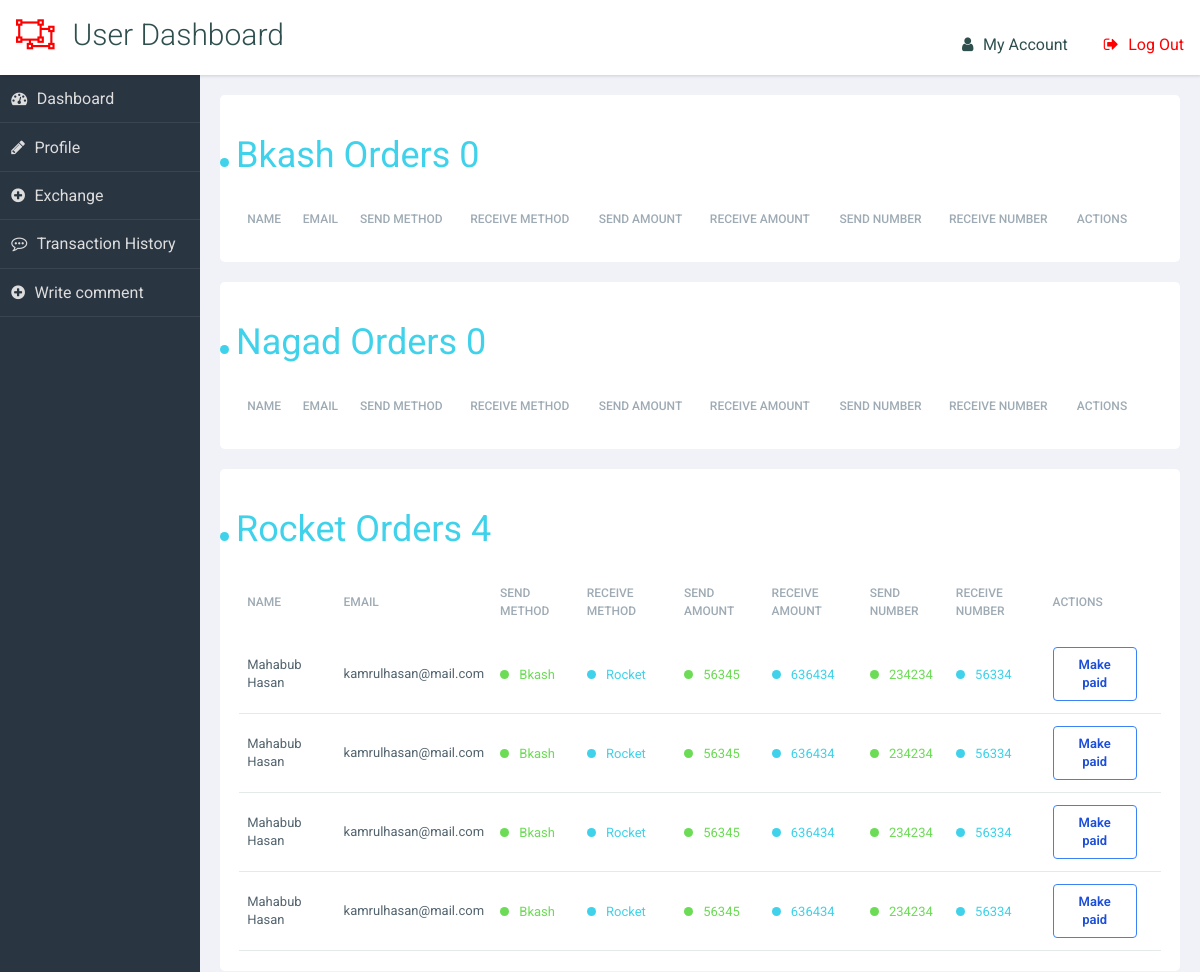
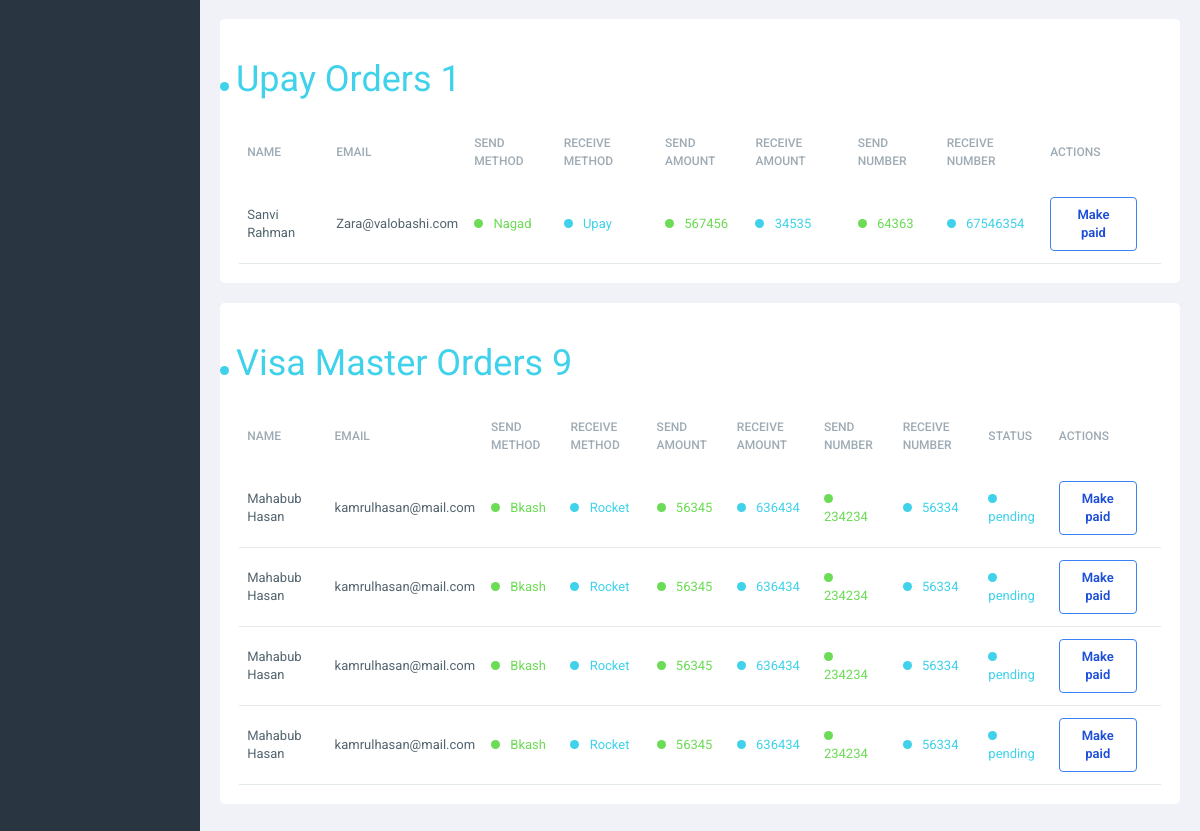
/manage-order/, run on an earlier commit of the app's database (2 pictures, top to bottom).
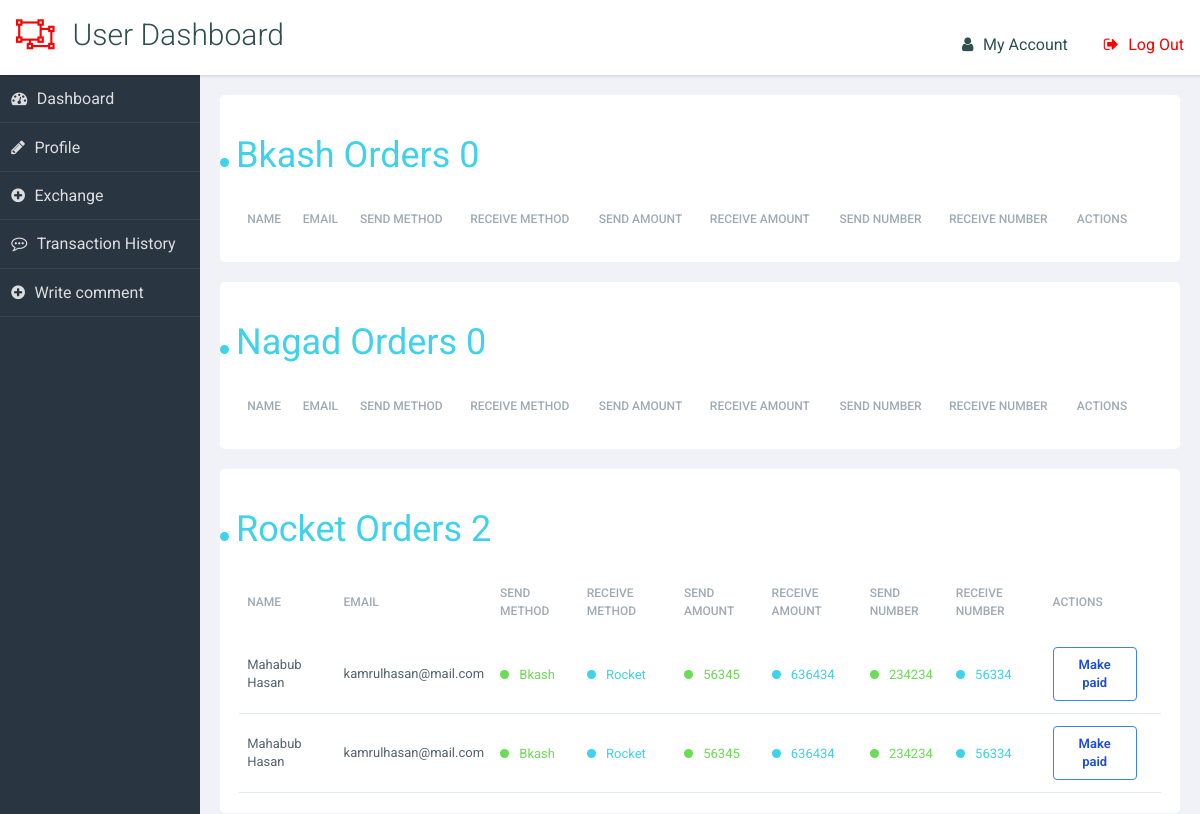
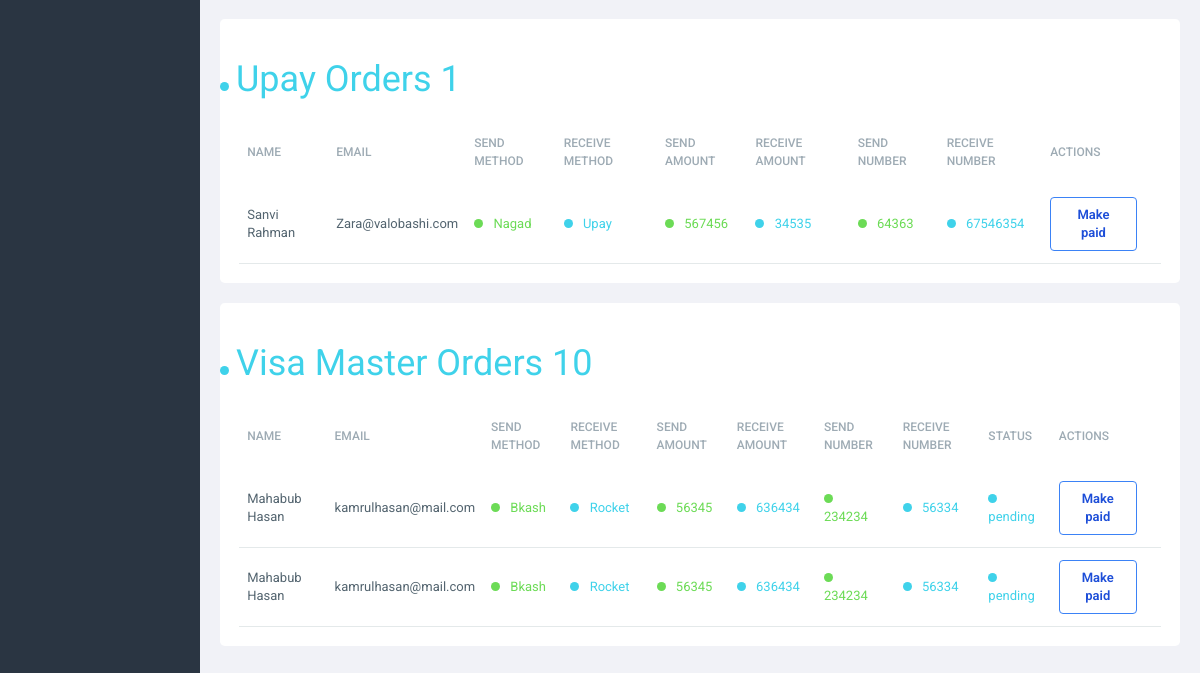
And on a later commit of the database (2 pictures, top to bottom).
### api/models.py (models this page shows, shortened)
class Order(models.Model):
    name = models.CharField(max_length=100)
    email = models.EmailField(max_length=200)
    send_method = models.CharField(max_length=100, choices=payment_method)
    receive_method = models.CharField(max_length=100, choices=payment_method)
    send_amount = models.PositiveIntegerField()
    receive_amount = models.PositiveIntegerField()
    send_number = models.BigIntegerField()
    receive_number = models.BigIntegerField()
    contact_number = models.IntegerField()
    status = models.CharField(max_length=10, default='pending')

### exchange/views.py (the view)
# urls.py: path('manage-order/', views.Manage_Order,
def Manage_Order(request):
    bkash = Order.objects.filter(receive_method='Bkash', status='pending')
    nagad = Order.objects.filter(receive_method='Nagad', status='pending')
    rocket = Order.objects.filter(receive_method='Rocket', status='pending')
    upay = Order.objects.filter(receive_method='Upay', status='pending')
    vm = Order.objects.filter(
        receive_method='Visa/Master card', status='pending')
    return render(request, 'exchange/manageorder.html', {'bkash': bkash, 'nagad': nagad,
                                                         'rocket': rocket, 'upay': upay, 'vm': vm, })

### exchange/templates/exchange/manageorder.html (shortened to what the changed rows need)
{% extends 'exchange/base.html' %}{% load static %} {% block css %}
<link rel="stylesheet" href="{% static 'css/manage.css' %}" />
{% endblock css %} {% block title %}Manage users{% endblock title %}
{% block content %} {% include 'exchange/dashboardnav.html' %}
<main role="main">
  <section class="panel important flex justify-between">
    <div class="container">
      <div class="row row--top-40">
        <div class="col-md-12">
          <h2 class="row__title text-4xl" data-column="Progress">
            <p class="status--blue status">Bkash Orders {{bkash.count}}</p>
          </h2>
        </div>
      </div>
      <div class="row row--top-20">
        <div class="col-md-12">
          <div class="table-container">
            <table class="table">
              <thead class="table__thead">
                <tr>
                  <th class="table__th">Name</th>
                  <th class="table__th">Email</th>
                  <th class="table__th">Send method</th>
                  <th class="table__th">Receive method</th>
                  <th class="table__th">Send amount</th>
                  <th class="table__th">Receive amount</th>
                  <th class="table__th">Send number</th>
                  <th class="table__th">Receive number</th>
                  <th class="table__th">Actions</th>
                  <th class="table__th"></th>
                </tr>
              </thead>
            </table>
          </div>
        </div>
      </div>
    </div>
  </section>
  <section class="panel important flex justify-between">
    <div class="container">
      <div class="row row--top-40">
        <div class="col-md-12">
          <h2 class="row__title text-4xl" data-column="Progress">
            <p class="status--blue status">Nagad Orders {{nagad.count}} </p>
          </h2>
        </div>
      </div>
      <div class="row row--top-20">
        <div class="col-md-12">
          <div class="table-container">
            <table class="table">
              <thead class="table__thead">
                <tr>
                  <th class="table__th">Name</th>
                  <th class="table__th">Email</th>
                  <th class="table__th">Send method</th>
                  <th class="table__th">Receive method</th>
                  <th class="table__th">Send amount</th>
                  <th class="table__th">Receive amount</th>
                  <th class="table__th">Send number</th>
                  <th class="table__th">Receive number</th>
                  <th class="table__th">Actions</th>
                  <th class="table__th"></th>
                </tr>
              </thead>
            </table>
          </div>
        </div>
      </div>
    </div>
  </section>
  <section class="panel important flex justify-between">
    <div class="container">
      <div class="row row--top-40">
        <div class="col-md-12">
          <h2 class="row__title text-4xl" data-column="Progress">
            <p class="status--blue status">Rocket Orders {{rocket.count}} </p>
          </h2>
        </div>
      </div>
      <div class="row row--top-20">
        <div class="col-md-12">
          <div class="table-container">
            <table class="table">
              <thead class="table__thead">
                <tr>
                  <th class="table__th">Name</th>
                  <th class="table__th">Email</th>
                  <th class="table__th">Send method</th>
                  <th class="table__th">Receive method</th>
                  <th class="table__th">Send amount</th>
                  <th class="table__th">Receive amount</th>
                  <th class="table__th">Send number</th>
                  <th class="table__th">Receive number</th>
                  <th class="table__th">Actions</th>
                  <th class="table__th"></th>
                </tr>
              </thead>
              <tbody class="table__tbody">
                {% if rocket %} {% for bks in rocket %}
                <tr class="table-row table-row--chris">
                  <td data-column="Name" class="table-row__td">
                    <div class="">
                      <p class="table-row__policy">{{bks.name}}</p>
                    </div>
                  </td>
                  <td data-column="Email" class="table-row__td">
                    <div class="">
                      <p class="table-row__policy">{{bks.email}}</p>
                    </div>
                  </td>
                  <td data-column="Send Method" class="table-row__td">
                    <p class="table-row__p-status status--green status">
                      {{bks.send_method}}
                    </p>
                  </td>
                  <td data-column="Receive Method" class="table-row__td">
                    <p class="table-row__progress status--blue status">
                      {{bks.receive_method}}
                    </p>
                  </td>
                  <td data-column="Send Amount" class="table-row__td">
                    <p class="table-row__status status--green status">
                      {{bks.send_amount}}
                    </p>
                  </td>
                  <td data-column="Receive Amount" class="table-row__td">
                    <p class="table-row__progress status--blue status">
                      {{bks.receive_amount}}
                    </p>
                  </td>
                  <td data-column="Sent Number" class="table-row__td">
                    <p class="table-row__p-status status--green status">
                      {{bks.send_number}}
                    </p>
                  </td>
                  <td data-column="Receive Number" class="table-row__td">
                    <p class="table-row__progress status--blue status">
                      {{bks.receive_number}}
                    </p>
                  </td>
                  <td data-column="Policy Status" class="table-row__td">
                    <a href="{% url 'update_order' bks.id %}"
                      ><button
                        class="bg-transparent hover:bg-blue-500 text-blue-700 font-semibold hover:text-green-600 py-2 px-4 border border-blue-500 hover:border-transparent rounded"
                      >
                        Make paid
                      </button></a
                    >
                  </td>
                </tr>
                {% endfor %}
                {% endif %}
              </tbody>
            </table>
          </div>
        </div>
      </div>
    </div>
  </section>
  <section class="panel important flex justify-between">
    <div class="container">
      <div class="row row--top-40">
        <div class="col-md-12">
          <h2 class="row__title text-4xl" data-column="Progress">
            <p class="status--blue status">Upay Orders {{upay.count}} </p>
          </h2>
        </div>
      </div>
      <div class="row row--top-20">
        <div class="col-md-12">
          <div class="table-container">
            <table class="table">
              <thead class="table__thead">
                <tr>
                  <th class="table__th">Name</th>
                  <th class="table__th">Email</th>
                  <th class="table__th">Send method</th>
                  <th class="table__th">Receive method</th>
                  <th class="table__th">Send amount</th>
                  <th class="table__th">Receive amount</th>
                  <th class="table__th">Send number</th>
                  <th class="table__th">Receive number</th>
                  <th class="table__th">Actions</th>
                  <th class="table__th"></th>
                </tr>
              </thead>
              <tbody class="table__tbody">
                {% if upay %} {% for bks in upay %}
                <tr class="table-row table-row--chris">
                  <td data-column="Name" class="table-row__td">
                    <div class="">
                      <p class="table-row__policy">{{bks.name}}</p>
                    </div>
                  </td>
                  <td data-column="Email" class="table-row__td">
                    <div class="">
                      <p class="table-row__policy">{{bks.email}}</p>
                    </div>
                  </td>
                  <td data-column="Send Method" class="table-row__td">
                    <p class="table-row__p-status status--green status">
                      {{bks.send_method}}
                    </p>
                  </td>
                  <td data-column="Receive Method" class="table-row__td">
                    <p class="table-row__progress status--blue status">
                      {{bks.receive_method}}
                    </p>
                  </td>
                  <td data-column="Send Amount" class="table-row__td">
                    <p class="table-row__status status--green status">
                      {{bks.send_amount}}
                    </p>
                  </td>
                  <td data-column="Receive Amount" class="table-row__td">
                    <p class="table-row__progress status--blue status">
                      {{bks.receive_amount}}
                    </p>
                  </td>
                  <td data-column="Sent Number" class="table-row__td">
                    <p class="table-row__p-status status--green status">
                      {{bks.send_number}}
                    </p>
                  </td>
                  <td data-column="Receive Number" class="table-row__td">
                    <p class="table-row__progress status--blue status">
                      {{bks.receive_number}}
                    </p>
                  </td>
                  <td data-column="Policy Status" class="table-row__td">
                    <a href="{% url 'update_order' bks.id %}"
                      ><button
                        class="bg-transparent hover:bg-blue-500 text-blue-700 font-semibold hover:text-green-600 py-2 px-4 border border-blue-500 hover:border-transparent rounded"
                      >
                        Make paid
                      </button></a
                    >
                  </td>
                </tr>
                {% endfor %}
                {% endif %}
              </tbody>
            </table>
          </div>
        </div>
      </div>
    </div>
  </section>
  <section class="panel important flex justify-between">
    <div class="container">
      <div class="row row--top-40">
        <div class="col-md-12">
          <h2 class="row__title text-4xl" data-column="Progress">
            <p class="status--blue status">Visa Master Orders {{vm.count}}</p>
          </h2>
        </div>
      </div>
      <div class="row row--top-20">
        <div class="col-md-12">
          <div class="table-container">
            <table class="table">
              <thead class="table__thead">
                <tr>
                  <th class="table__th">Name</th>
                  <th class="table__th">Email</th>
                  <th class="table__th">Send method</th>
                  <th class="table__th">Receive method</th>
                  <th class="table__th">Send amount</th>
                  <th class="table__th">Receive amount</th>
                  <th class="table__th">Send number</th>
                  <th class="table__th">Receive number</th>
                  <th class="table__th">Status</th>
                  <th class="table__th">Actions</th>
                  <th class="table__th"></th>
                </tr>
              </thead>
              <tbody class="table__tbody">
                {% if rocket %} {% for bks in rocket %}
                <tr class="table-row table-row--chris">
                  <td data-column="Name" class="table-row__td">
                    <div class="">
                      <p class="table-row__policy">{{bks.name}}</p>
                    </div>
                  </td>
                  <td data-column="Email" class="table-row__td">
                    <div class="">
                      <p class="table-row__policy">{{bks.email}}</p>
                    </div>
                  </td>
                  <td data-column="Send Method" class="table-row__td">
                    <p class="table-row__p-status status--green status">
                      {{bks.send_method}}
                    </p>
                  </td>
                  <td data-column="Receive Method" class="table-row__td">
                    <p class="table-row__progress status--blue status">
                      {{bks.receive_method}}
                    </p>
                  </td>
                  <td data-column="Send Amount" class="table-row__td">
                    <p class="table-row__status status--green status">
                      {{bks.send_amount}}
                    </p>
                  </td>
                  <td data-column="Receive Amount" class="table-row__td">
                    <p class="table-row__progress status--blue status">
                      {{bks.receive_amount}}
                    </p>
                  </td>
                  <td data-column="Sent Number" class="table-row__td">
                    <p class="table-row__p-status status--green status">
                      {{bks.send_number}}
                    </p>
                  </td>
                  <td data-column="Receive Number" class="table-row__td">
                    <p class="table-row__progress status--blue status">
                      {{bks.receive_number}}
                    </p>
                  </td>
                  <td data-column="Receive Number" class="table-row__td">
                    <p class="table-row__progress status--blue status">
                      {{bks.status}}
                    </p>
                  </td>
                  <td data-column="Policy Status" class="table-row__td">
                    <a href="{% url 'update_order' bks.id %}"
                      ><button
                        class="bg-transparent hover:bg-blue-500 text-blue-700 font-semibold hover:text-green-600 py-2 px-4 border border-blue-500 hover:border-transparent rounded"
                      >
                        Make paid
                      </button></a
                    >
                  </td>
                </tr>
                {% endfor %}
                {% endif %}
              </tbody>
            </table>
          </div>
        </div>
      </div>
    </div>
  </section>
</main>
{% endblock content %}

What changed in the data, as far as the page shows it:
no longer on this page (row edited): Order: name "Mahabub Hasan", email "kamrulhasan@mail.com", send_method "Bkash", receive_method "Rocket", send_amount "56345", receive_amount "636434", send_number "234234", receive_number "56334", status "pending"
no longer on this page (row edited): Order: name "Mahabub Hasan", email "kamrulhasan@mail.com", send_method "Bkash", receive_method "Rocket", send_amount "56345", receive_amount "636434", send_number "234234", receive_number "56334", status "pending"
Also different on the page:
{{ rocket.count }}: "4" → "2"
{{ vm.count }}: "9" → "10"
